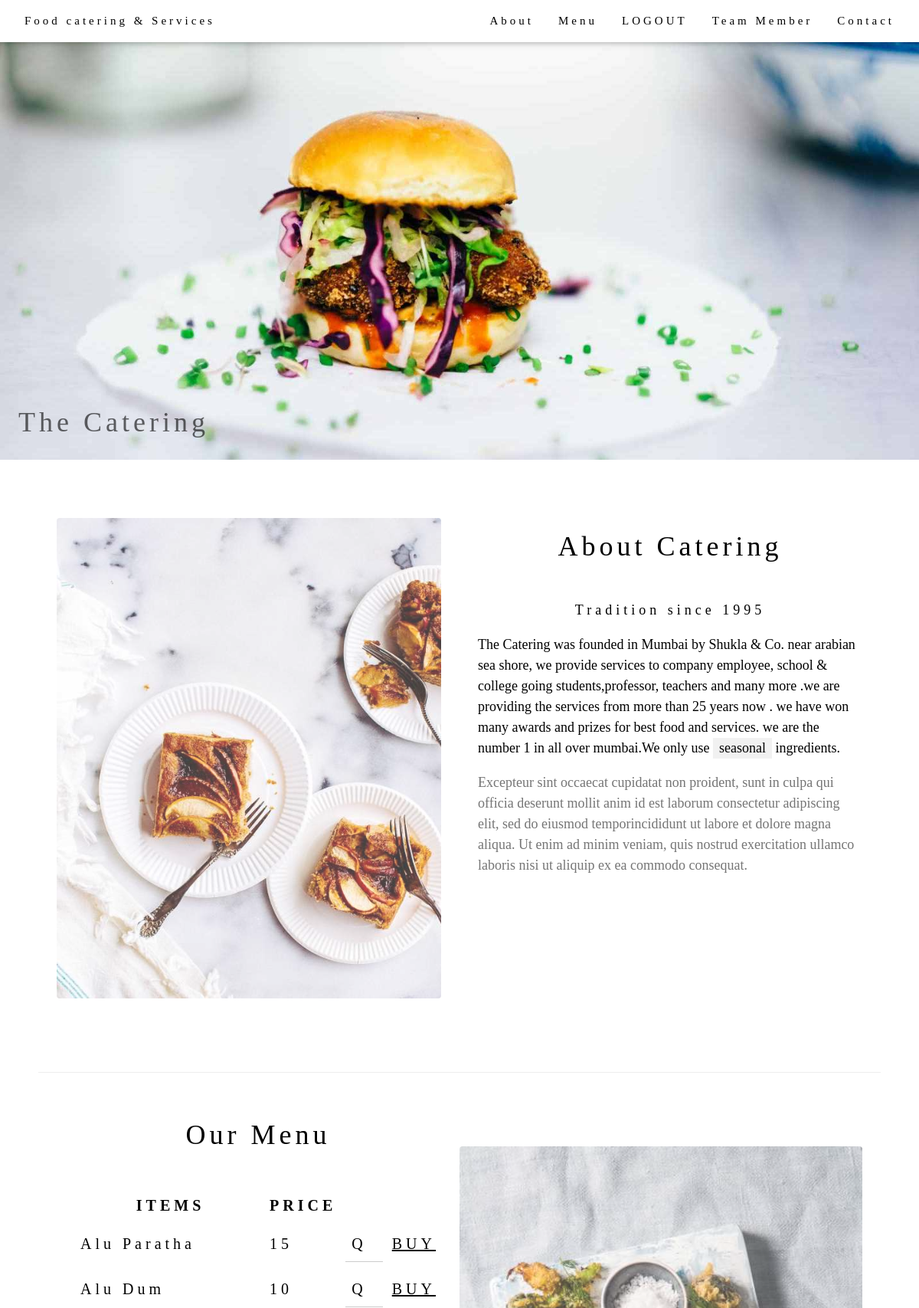
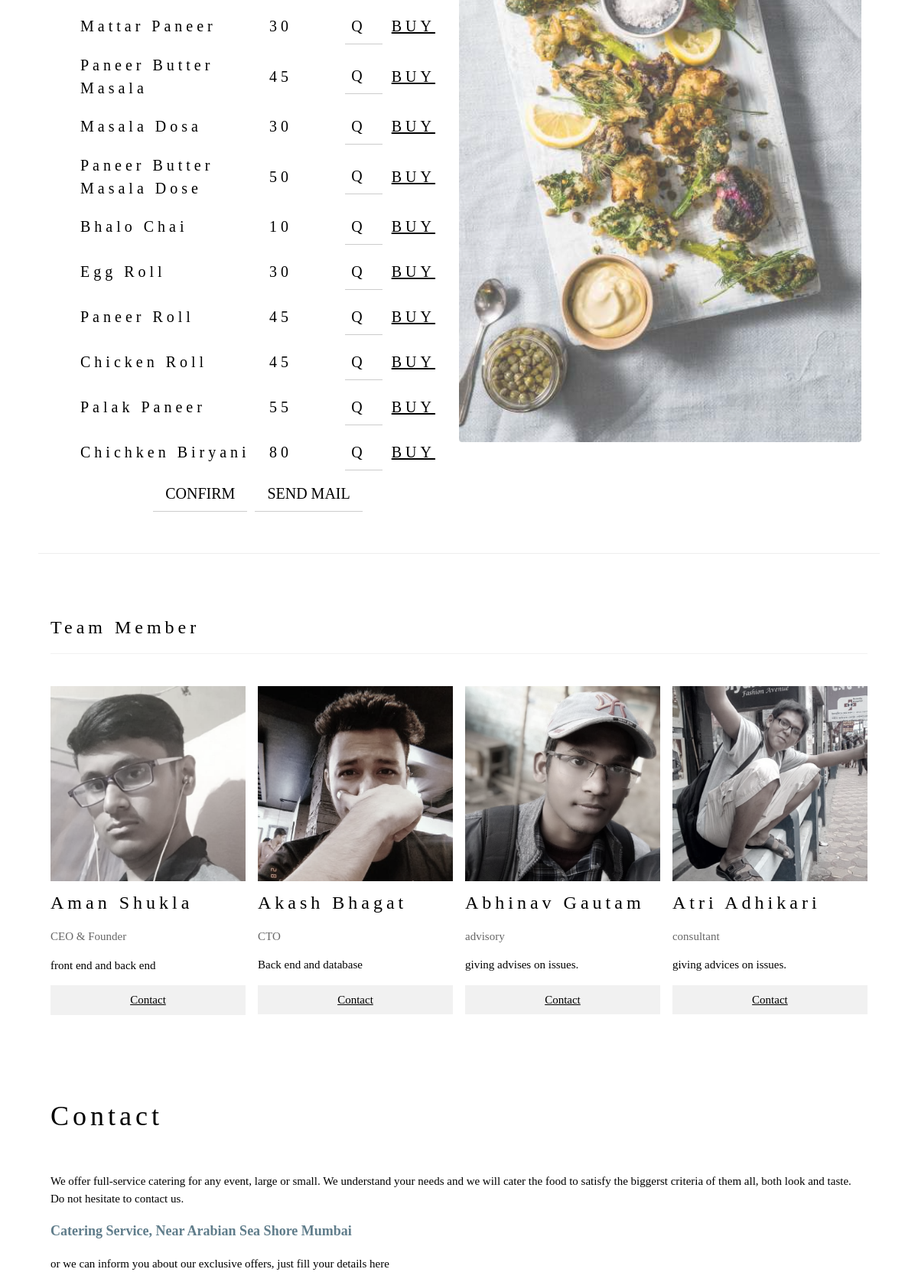
The app's page /home/ (signed in, upper part) with its own data (2 pictures, top to bottom).
### foca/models.py (models this page shows)
class Menu(models.Model):
	name=models.CharField(max_length=30)
	price=models.IntegerField()

### foca/views.py (the view)
# urls.py: 2. Add a URL to urlpatterns:  path('', views.home, name='home')
@login_required
def home(request):
    menu=Menu.objects.all()
    username=request.user.username
    i=request.user.id
    request.session['id']=i
    request.session['uname']=username
    return render(request,"home.html",{'menu':menu})

### foca/templates/home.html (shortened to what this page needs)
<!DOCTYPE html>
<html>
{% load static %}
<link rel="stylesheet" href="{% static '/css/w3.css' %}">
<body>
<div class="w3-top">
  <div class="w3-bar w3-white w3-padding w3-card" style="letter-spacing:4px;">
    <a href="#home" class="w3-bar-item w3-button">Food catering & Services</a>
    <div class="w3-right w3-hide-small">
      <a href="#about" class="w3-bar-item w3-button">About</a>
      <a href="#menu" class="w3-bar-item w3-button">Menu</a>
      <a href="/logoutview/" class="w3-bar-item w3-button">LOGOUT</a>
      <a href="#member" class="w3-bar-item w3-button">Team Member</a>
      <a href="#contact"class="w3-bar-item w3-button">Contact</a>
    </div>
    </div>
    </div>
<header class="w3-display-container w3-content w3-wide" style="max-width:1600px;min-width:500px" id="home">
  <img class="w3-image" src="{% static '/images/hamburger.jpg' %}" alt="Hamburger Catering" width="1600" height="800">
  <div class="w3-display-bottomleft w3-padding-large w3-opacity">
    <h1 class="w3-xxlarge">The Catering</h1>
  </div>
</header>
<div class="w3-content" style="max-width:1100px">
  <div class="w3-row w3-padding-64" id="about">
    <div class="w3-col m6 w3-padding-large w3-hide-small">
     <img src="{% static '/images/tablesetting2.jpg' %}" class="w3-round w3-image w3-opacity-min" alt="Table Setting" width="600" height="750">
    </div>
    <div class="w3-col m6 w3-padding-large">
      <h1 class="w3-center">About Catering</h1><br>
      <h5 class="w3-center">Tradition since 1995</h5>
      <p class="w3-large">The Catering was founded in Mumbai by Shukla & Co. near arabian sea shore, we provide services to company employee, school & college going students,professor, teachers and many more .we are providing the services from more than 25 years now . we have won many awards and prizes for best food and services. we are the number 1 in all over mumbai.We only use <span class="w3-tag w3-light-grey">seasonal</span> ingredients.</p>
      <p class="w3-large w3-text-grey w3-hide-medium">Excepteur sint occaecat cupidatat non proident, sunt in culpa qui officia deserunt mollit anim id est laborum consectetur adipiscing elit, sed do eiusmod temporincididunt ut labore et dolore magna aliqua. Ut enim ad minim veniam, quis nostrud exercitation ullamco laboris nisi ut aliquip ex ea commodo consequat.</p>
    </div>
  </div>
  <hr>
  <div class="w3-row w3-padding-large" id="menu">
    <div class="w3-col l6 w3-padding-large">
      <h1 class="w3-center">Our Menu</h1><br>
      <h4>
      <table border="0px" align="w3-center" cellpadding="5px">
        <tr>
          <th>ITEMS</th>
          <TH>PRICE</TH>
        </tr>
        {% for item in menu %}
      <tr>
          <td>{{item.name}}</td>
          <td>{{item.price}}</td>
          <td>
            <form method='POST'>
            <input class="w3-input w3-padding-20" type="number" min="0" max="10" placeholder="Q" name="qnt">
            </form>
          </td>
          <td><a href="/buy/{{item.id}}/{{3}}">BUY</a></td>
      </tr>
        </h4>
      {% endfor %}
    <center>
    <button  class='w3-button w3-border-bottom'   onclick="location.href='/confirm';"> CONFIRM </button>
    <button  class='w3-button w3-border-bottom'   onclick="location.href='/send';"> SEND MAIL </button>
	</center>
</div>
    <div class="w3-col l6 w3-padding-64">
      <img src="{% static '/images/tablesetting.jpg' %}" class="w3-round w3-image w3-opacity-min" alt="Menu" style="width:100%">
    </div>
  </div>
<div >
  <hr>
  <div class="w3-container w3-padding-32" id="member">
    <h3 class="w3-border-bottom w3-border-light-grey w3-padding-16">Team Member</h3>
  </div>
  <div class="w3-row-padding w3-grayscale">
    <div class="w3-col l3 m6 w3-margin-bottom">
      <img src="{% static '/images/aman.jpg' %}" alt="Aman" style="width:100%">
      <h3>Aman Shukla</h3>
      <p class="w3-opacity">CEO & Founder</p>
      <p>front end and back end</p>
      <p><a href="https://www.linkedin.com/in/aman-shukla-a9baa1179"><button class="w3-button w3-light-grey w3-block">Contact</button></a></p>
    </div>
    <div class="w3-col l3 m6 w3-margin-bottom">
      <img src="{% static '/images/akash.jpg' %}" alt="Akash" style="width:100%">
      <h3>Akash Bhagat</h3>
      <p class="w3-opacity">CTO</p>
      <p>Back end and database</p>
      <p><a href="https://www.linkedin.com/in/akash-kumar-akay"><button class="w3-button w3-light-grey w3-block">Contact</button></a></p>
    </div>
    <div class="w3-col l3 m6 w3-margin-bottom">
      <img src="{% static '/images/abhinav.jpg' %}" alt="Abhinav" style="width:100%">
      <h3>Abhinav Gautam</h3>
      <p class="w3-opacity">advisory</p>
      <p>giving advises on issues.</p>
      <p><a href="https://www.linkedin.com/in/abhinav-raj-gautam-728699176"><button class="w3-button w3-light-grey w3-block">Contact</button></a></p>
    </div>
    <div class="w3-col l3 m6 w3-margin-bottom">
      <img src="{% static '/images/atri.jpg' %}" alt="Atri" style="width:100%">
      <h3>Atri Adhikari</h3>
      <p class="w3-opacity">consultant</p>
      <p>giving advices on issues.</p>
      <p><a href="https://www.linkedin.com/in/atri-adhikari-61a31416b"><button class="w3-button w3-light-grey w3-block">Contact</button></a></p>
    </div>
  </div>
  <div class="w3-container w3-padding-64" id="contact">
    <h1>Contact</h1><br>
    <p>We offer full-service catering for any event, large or small. We understand your needs and we will cater the food to satisfy the biggerst criteria of them all, both look and taste. Do not hesitate to contact us.</p>
    <p class="w3-text-blue-grey w3-large"><b>Catering Service, Near Arabian Sea Shore Mumbai</b></p>
    <p>or we can inform you about our exclusive offers, just fill your details here</p>
  </div>
</div>
</body>
</html>

### foca/static/css/w3.css (style rules this page uses)
*,*:before,*:after { box-sizing:inherit }
html { -ms-text-size-adjust:100%;-webkit-text-size-adjust:100% }
body { margin:0 }
article,aside,details,figcaption,figure,footer,header,main,menu,nav,section,summary { display:block }
a { background-color:transparent;-webkit-text-decoration-skip:objects }
img { border-style:none }
hr { box-sizing:content-box;height:0;overflow:visible }
button,input,select,textarea { font:inherit;margin:0 }
button,input { overflow:visible }
button,select { text-transform:none }
button,html [type=button],[type=reset],[type=submit] { -webkit-appearance:button }
html,body { font-family:Verdana,sans-serif;font-size:15px;line-height:1.5 }
html { overflow-x:hidden }
h1 { font-size:36px }
h3 { font-size:24px }
h4 { font-size:20px }
h5 { font-size:18px }
h1,h2,h3,h4,h5,h6 { font-family:"Segoe UI",Arial,sans-serif;font-weight:400;margin:10px 0 }
.w3-wide { letter-spacing:4px }
hr { border:0;border-top:1px solid #eee;margin:20px 0 }
.w3-image { max-width:100%;height:auto }
img { vertical-align:middle }
a { color:inherit }
.w3-btn,.w3-button { border:none;display:inline-block;padding:8px 16px;vertical-align:middle;overflow:hidden;text-decoration:none;color:black;background-color:inherit;text-align:center;cursor:pointer;white-space:nowrap }
.w3-btn,.w3-button { -webkit-touch-callout:none;-webkit-user-select:none;-khtml-user-select:none;-moz-user-select:none;-ms-user-select:none;user-select:none }
.w3-badge,.w3-tag { background-color:#000;color:#fff;display:inline-block;padding-left:8px;padding-right:8px;text-align:center }
.w3-tooltip,.w3-display-container { position:relative }
.w3-input { padding:8px;display:black;border:none;border-bottom:1px solid #ccc;width:100% }
.w3-bar { width:100%;overflow:hidden }
.w3-bar .w3-bar-item { padding:8px 16px;float:left;width:auto;border:none;display:block;outline:0 }
.w3-bar .w3-button { white-space:normal }
.w3-block { display:block;width:100% }
.w3-container:after,.w3-container:before,.w3-panel:after,.w3-panel:before,.w3-row:after,.w3-row:before,.w3-row-padding:after,.w3-row-padding:before, .w3-cell-row:before,.w3-cell-row:after,.w3-clear:after,.w3-clear:before,.w3-bar:before,.w3-bar:after { content:"";display:table;clear:both }
.w3-col,.w3-half,.w3-third,.w3-twothird,.w3-threequarter,.w3-quarter { float:left;width:100% }
@media (min-width:601px) { .w3-col.m6,.w3-half { width:49.99999% } }
@media (min-width:993px) { .w3-col.l3 { width:24.99999% } }
@media (min-width:993px) { .w3-col.l6 { width:49.99999% } }
.w3-content,.w3-auto { margin-left:auto;margin-right:auto }
.w3-content { max-width:980px }
.w3-top,.w3-bottom { position:fixed;width:100%;z-index:1 }
.w3-top { top:0 }
.w3-display-bottomleft { position:absolute;left:0;bottom:0 }
.w3-round,.w3-round-medium { border-radius:4px }
.w3-row-padding,.w3-row-padding>.w3-half,.w3-row-padding>.w3-third,.w3-row-padding>.w3-twothird,.w3-row-padding>.w3-threequarter,.w3-row-padding>.w3-quarter,.w3-row-padding>.w3-col { padding:0 8px }
.w3-container,.w3-panel { padding:0.01em 16px }
.w3-card,.w3-card-2 { box-shadow:0 2px 5px 0 rgba(0,0,0,0.16),0 2px 10px 0 rgba(0,0,0,0.12) }
.w3-opacity,.w3-hover-opacity:hover { opacity:0.60 }
.w3-opacity-min { opacity:0.75 }
.w3-greyscale,.w3-grayscale { filter:grayscale(75%) }
.w3-large { font-size:18px!important }
.w3-xxlarge { font-size:36px!important }
.w3-center { text-align:center!important }
.w3-border-bottom { border-bottom:1px solid #ccc!important }
.w3-margin-bottom { margin-bottom:16px!important }
.w3-padding { padding:8px 16px!important }
.w3-padding-large { padding:12px 24px!important }
.w3-padding-16 { padding-top:16px!important;padding-bottom:16px!important }
.w3-padding-32 { padding-top:32px!important;padding-bottom:32px!important }
.w3-padding-64 { padding-top:64px!important;padding-bottom:64px!important }
.w3-right { float:right!important }
.w3-white,.w3-hover-white:hover { color:#000!important;background-color:#fff!important }
.w3-light-grey,.w3-hover-light-grey:hover,.w3-light-gray,.w3-hover-light-gray:hover { color:#000!important;background-color:#f1f1f1!important }
.w3-text-blue-grey,.w3-hover-text-blue-grey:hover,.w3-text-blue-gray,.w3-hover-text-blue-gray:hover { color:#607d8b!important }
.w3-text-grey,.w3-hover-text-grey:hover,.w3-text-gray,.w3-hover-text-gray:hover { color:#757575!important }
.w3-border-light-grey,.w3-hover-border-light-grey:hover,.w3-border-light-gray,.w3-hover-border-light-gray:hover { border-color:#f1f1f1!important }

### records on screen
Menu: name "Alu Paratha", price "15"
Menu: name "Alu Dum", price "10"
Menu: name "Mattar Paneer", price "30"
Menu: name "Paneer Butter Masala", price "45"
Menu: name "Masala Dosa", price "30"
Menu: name "Paneer Butter Masala Dose", price "50"
Menu: name "Bhalo Chai", price "10"
Menu: name "Egg Roll", price "30"
Menu: name "Paneer Roll", price "45"
Menu: name "Chicken Roll", price "45"
Menu: name "Palak Paneer", price "55"
Menu: name "Chichken Biryani", price "80"
